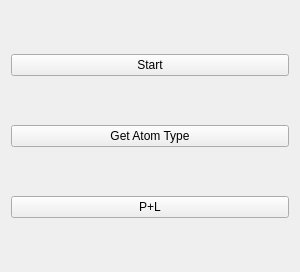
<?xml version="1.0" encoding="UTF-8"?>
<ui version="4.0">
 <class>SEComplexAnalyzerAppGUIClass</class>
 <widget class="QWidget" name="SEComplexAnalyzerAppGUIClass">
  <property name="geometry">
   <rect>
    <x>0</x>
    <y>0</y>
    <width>300</width>
    <height>272</height>
   </rect>
  </property>
  <property name="minimumSize">
   <size>
    <width>300</width>
    <height>100</height>
   </size>
  </property>
  <property name="windowTitle">
   <string/>
  </property>
  <layout class="QVBoxLayout" name="verticalLayout">
   <item>
    <widget class="QPushButton" name="pushButtonStart">
     <property name="text">
      <string>Start</string>
     </property>
    </widget>
   </item>
   <item>
    <widget class="QPushButton" name="pushButton">
     <property name="text">
      <string>Get Atom Type</string>
     </property>
    </widget>
   </item>
   <item>
    <widget class="QPushButton" name="pushButton_2">
     <property name="text">
      <string>P+L</string>
     </property>
    </widget>
   </item>
  </layout>
 </widget>
 <resources/>
 <connections>
  <connection>
   <sender>pushButtonStart</sender>
   <signal>clicked()</signal>
   <receiver>SEComplexAnalyzerAppGUIClass</receiver>
   <slot>onStart()</slot>
   <hints>
    <hint type="sourcelabel">
     <x>248</x>
     <y>76</y>
    </hint>
    <hint type="destinationlabel">
     <x>256</x>
     <y>81</y>
    </hint>
   </hints>
  </connection>
  <connection>
   <sender>pushButton</sender>
   <signal>clicked()</signal>
   <receiver>SEComplexAnalyzerAppGUIClass</receiver>
   <slot>onGetType()</slot>
   <hints>
    <hint type="sourcelabel">
     <x>149</x>
     <y>149</y>
    </hint>
    <hint type="destinationlabel">
     <x>183</x>
     <y>165</y>
    </hint>
   </hints>
  </connection>
  <connection>
   <sender>pushButton_2</sender>
   <signal>clicked()</signal>
   <receiver>SEComplexAnalyzerAppGUIClass</receiver>
   <slot>onPL()</slot>
   <hints>
    <hint type="sourcelabel">
     <x>112</x>
     <y>205</y>
    </hint>
    <hint type="destinationlabel">
     <x>128</x>
     <y>243</y>
    </hint>
   </hints>
  </connection>
 </connections>
 <slots>
  <slot>onStart()</slot>
  <slot>onGetType()</slot>
  <slot>onPL()</slot>
 </slots>
</ui>
